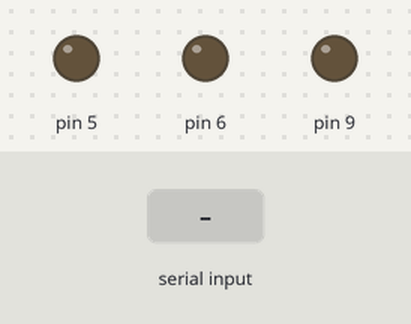
A sketch run on a simulated Arduino Uno, built with avr-gcc and run on an emulated ATmega328P. On the bench: output pins drawn as LEDs (lit = HIGH). The test bench sets the inputs (shaded band).

Above: at 1.2 s.
1.3 s: "b" received over Serial
At 2.4 s:
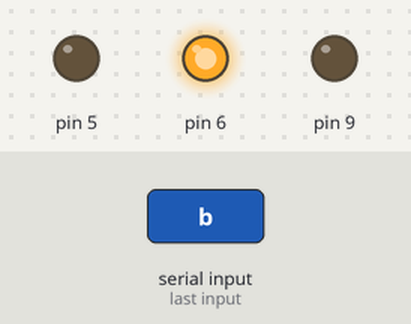
2.8 s: "y" received over Serial
At 3.6 s:
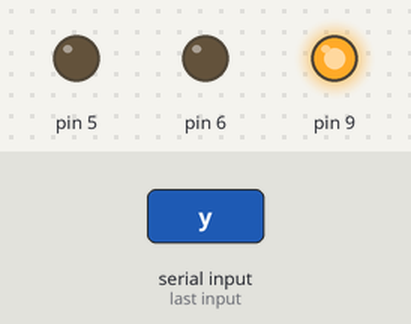
4.3 s: "r" received over Serial
At 4.7 s:
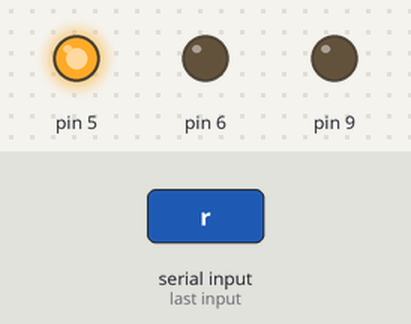
Timing chart, 0 to 7.3 s (numbered marks = the images above; inputs shaded):
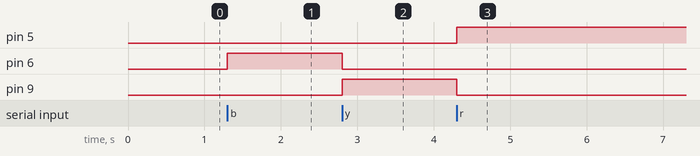

The sketch:

jenkinsTrafficLightArduinoScript.ino
```cpp
int incomingByte = 0; // for incoming serial data

void setup() {
  // Green
  pinMode(6, OUTPUT);

  // Yellow
  pinMode(9, OUTPUT);

  // Red
  pinMode(5, OUTPUT);

  Serial.begin(9600); // opens serial port, sets data rate to 9600 bps
}

void loop() {

  if (Serial.available() > 0) {
    incomingByte = Serial.read();
  }
  if (incomingByte == 'b') {
    green();
  }
  else if (incomingByte == 'y') {
    yellow();
  }
  else if (incomingByte == 'r') {
    red();
  }
  else if (incomingByte == "all") {
    all();
  }
//green();
//red();
//yellow();
//all();
}

void green() {
  digitalWrite(6, HIGH);
  digitalWrite(9, LOW);
  digitalWrite(5, LOW);
  delay(500);
}

void yellow() {
  digitalWrite(6, LOW);
  digitalWrite(9, HIGH);
  digitalWrite(5, LOW);
  delay(500);
}

void red() {
  digitalWrite(6, LOW);
  digitalWrite(9, LOW);
  digitalWrite(5, HIGH);
  delay(500);
}

void all() {
  digitalWrite(6, HIGH);
  delay(200);
  digitalWrite(9, HIGH);
  delay(200);
  digitalWrite(5, HIGH);
  delay(200);
  digitalWrite(6, LOW);
  delay(200);
  digitalWrite(9, LOW);
  delay(200);
  digitalWrite(5, LOW);
  delay(300);
}
```

Measured:
- after the input at 1.3 s, pin 6: LOW → HIGH at once
- after the input at 2.8 s, pin 6: HIGH → LOW at once; pin 9: LOW → HIGH at once
- after the input at 4.3 s, pin 5: LOW → HIGH at once; pin 9: HIGH → LOW at once
